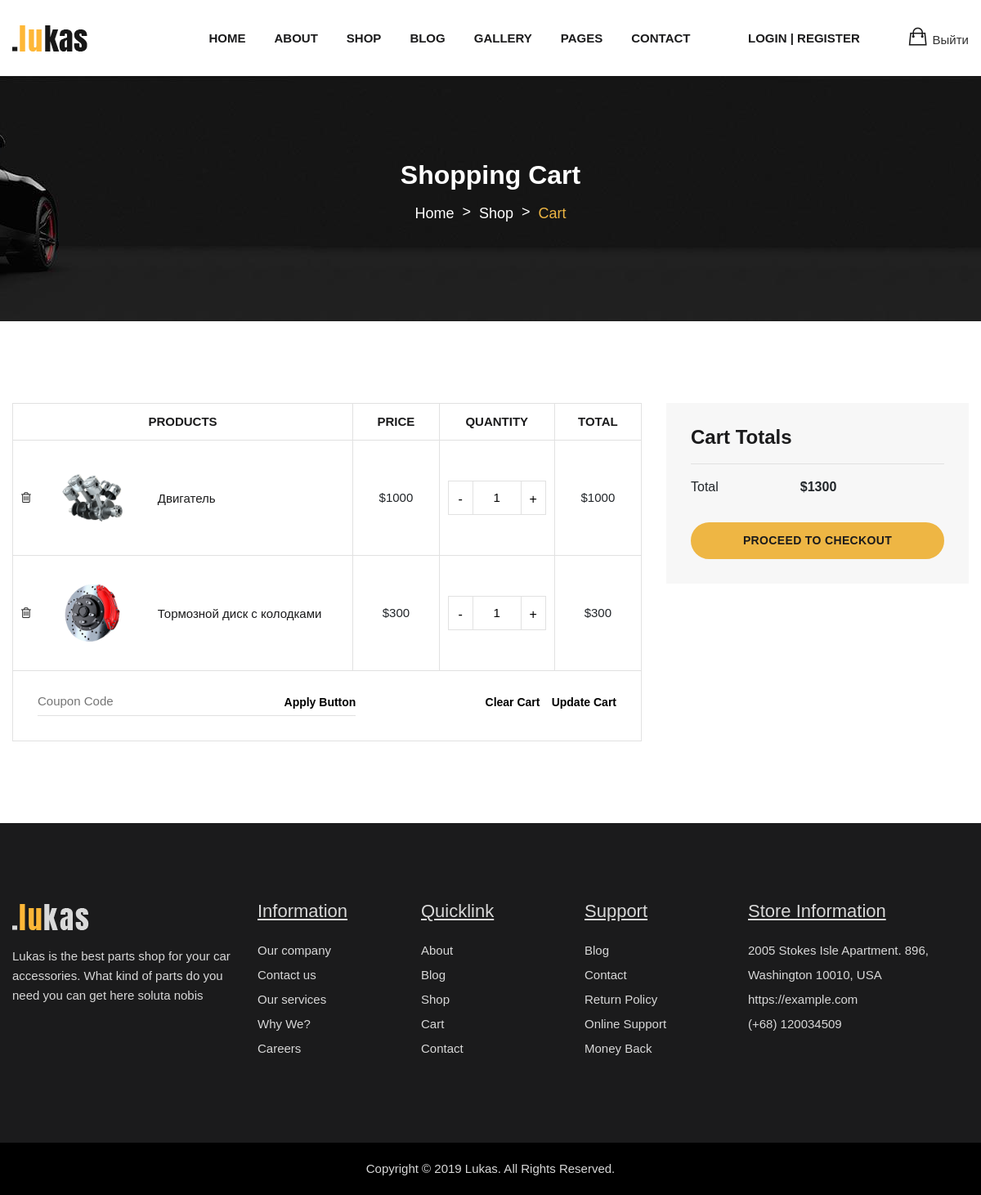
/cart (signed in), run on the app's committed database.
### mainApp/models.py (models this page shows)
class Product(models.Model):
    Naming=models.CharField(max_length=200, blank=True,null=True)
    Price=models.IntegerField( blank=True,null=True)
    Pics=models.ImageField(upload_to='static/img',null=True)
    Description=models.TextField(max_length=1000, blank=True,null=True)
    Stars=models.FloatField(blank=True, default=0)
    CountStars=models.IntegerField(blank=True, default=0)

### mainApp/views.py (the view)
# urls.py: path('cart',views.show_cart,name='cart'),
def show_cart(request):
    user = request.user
    try:
        Cart.objects.get(User=user)
    except:
        cart = Cart(User=user)
        cart.save()
    cart=Cart.objects.get(User=user)
    products = cart.ProdList.all()
    total=0
    for product in products:
        total+=product.Price
    return render(request, 'cart.html', {'products': products,'total':total})

### templates/cart.html (shortened to what this page needs)
{% extends 'bazecar.html' %}
{%load static%}
{% block content %}
    <div class="page-header-wrap bg-img" data-bg="{% static '/img/bg/page-header-bg.jpg'%}">
        <div class="container">
            <div class="row">
                <div class="col-12 text-center">
                    <div class="page-header-content">
                        <div class="page-header-content-inner">
                            <h1>Shopping Cart</h1>
                            <ul class="breadcrumb">
                                <li><a href="/">Home</a></li>
                                <li><a href="/">Shop</a></li>
                                <li class="current"><a href="#">Cart</a></li>
                            </ul>
                        </div>
                    </div>
                </div>
            </div>
        </div>
    </div>
    <div class="page-content-wrapper sp-y">
        <div class="cart-page-content-wrap">
            <div class="container container-wide">
                <div class="row">
                    <div class="col-lg-8">
                        <div class="shopping-cart-list-area">
                            <div class="shopping-cart-table table-responsive">
                                <table class="table table-bordered text-center mb-0">
                                    <thead>
                                        <tr>
                                            <th>Products</th>
                                            <th>Price</th>
                                            <th>Quantity</th>
                                            <th>Total</th>
                                        </tr>
                                    </thead>
                                    <tbody>
                                    {% for product in products %}
                                        <tr>
                                            <td class="product-list">
                                                <div class="cart-product-item d-flex align-items-center">
                                                    <div class="remove-icon">
                                                        <button>
                                                            <a href="{% url 'delete_product' product.id %}"><i  class="fa fa-trash-o"> </i></a>
                                                       </button>
                                                    </div>
                                                    <a href="single-product.html" class="product-thumb">
                                                        <img src="{% if product.Pics %}{{ product.Pics.url }}{% else %}{% static 'img/no_image.png' %}{% endif %}" alt="Product" />
                                                    </a>
                                                    <a href="single-product.html" class="product-name">{{product.Naming}}</a>
                                                </div>
                                            </td>
                                            <td>
                                                <span class="price">${{product.Price}}</span>
                                            </td>
                                            <td>
                                                <div class="pro-qty">
                                                    <input type="text" class="quantity" title="Quantity" value="1" />
                                                </div>
                                            </td>
                                            <td>
                                                <span class="total">${{product.Price}}</span>
                                            </td>
                                        </tr>
{% endfor %}
                                    </tbody>
                                </table>
                            </div>
                            <div class="cart-coupon-update-area d-sm-flex justify-content-between align-items-center">
                                <div class="coupon-form-wrap">
                                    <form action="#" method="post">
                                        <input type="text" id="coupon" placeholder="Coupon Code" />
                                        <button class="btn-apply">Apply Button</button>
                                    </form>
                                </div>
                                <div class="cart-update-buttons mt-15 mt-sm-0">
                                    <button class="btn-clear-cart">Clear Cart</button>
                                    <button class="btn-update-cart">Update Cart</button>
                                </div>
                            </div>
                        </div>
                    </div>
                    <div class="col-lg-4">
                        <div class="cart-calculate-area mt-sm-40 mt-md-60">
                            <h5 class="cal-title">Cart Totals</h5>
                            <div class="cart-cal-table table-responsive">
                                <table class="table table-borderless">
                                    <tr class="order-total">
                                        <th>Total</th>
                                        <td><b id="total">$1300</b></td>
                                    </tr>
                                </table>
                            </div>
                            <div class="proceed-checkout-btn">
                                <a href="{% url 'checkoutcar' %}" class="btn btn-brand d-block">Proceed to Checkout</a>
                            </div>
                        </div>
                    </div>
                </div>
            </div>
        </div>
    </div>
{% endblock %}

### data on the page
Product: Pics (picture), Naming "Двигатель", Price "1000"
Product: Pics (picture), Naming "Тормозной диск с колодками", Price "300"
